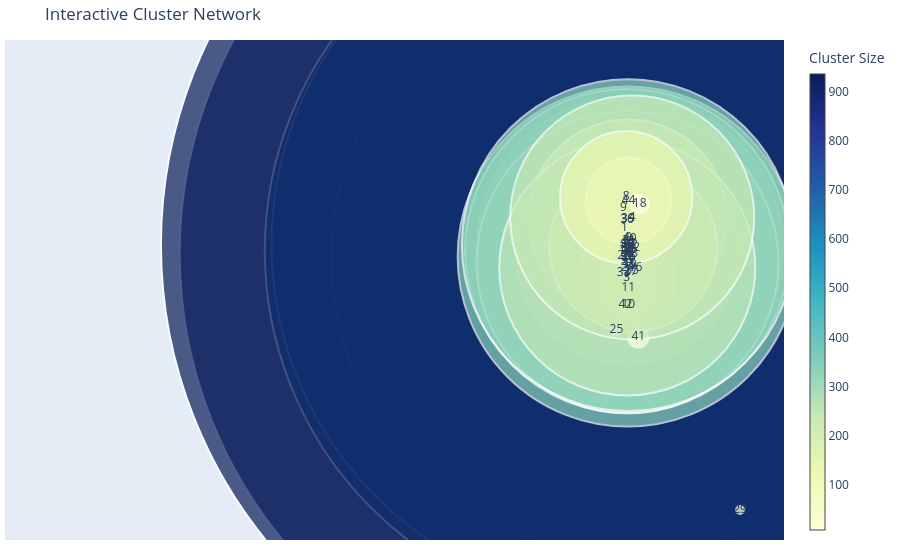

The code cell stored with this chart in its notebook:
### Markdown cell above
## Interactive Cluster Network

### Code cell
# Create interactive cluster network
def create_interactive_cluster_network(cluster_graph):
    # Create a Plotly figure
    fig = go.Figure()
    
    # Get positions using Fruchterman-Reingold layout
    pos = nx.spring_layout(cluster_graph, seed=42)
    
    # Get node sizes and prepare hover text
    node_x = []
    node_y = []
    node_text = []
    node_size = []
    
    for node, data in cluster_graph.nodes(data=True):
        x, y = pos[node]
        node_x.append(x)
        node_y.append(y)
        node_text.append(f"Cluster {node}<br>Size: {data['size']} entities")
        node_size.append(data['size'] * 2)  # Scale for visibility
    
    # Create nodes trace
    node_trace = go.Scatter(
        x=node_x, y=node_y,
        mode='markers',
        hoverinfo='text',
        text=node_text,
        marker=dict(
            showscale=True,
            colorscale='YlGnBu',
            size=node_size,
            colorbar=dict(
                thickness=15,
                title='Cluster Size',
                xanchor='left'
            ),
            color=node_size,
            line_width=2))
    
    # Create edges traces
    edge_x = []
    edge_y = []
    edge_text = []
    
    for u, v, data in cluster_graph.edges(data=True):
        x0, y0 = pos[u]
        x1, y1 = pos[v]
        edge_x.append(x0)
        edge_x.append(x1)
        edge_x.append(None)  # Separator
        edge_y.append(y0)
        edge_y.append(y1)
        edge_y.append(None)  # Separator
        edge_text.append(f"Connections: {data['weight']}")
    
    edge_trace = go.Scatter(
        x=edge_x, y=edge_y,
        line=dict(width=0.5, color='#888'),
        hoverinfo='none',
        mode='lines')
    
    # Create node labels
    node_labels = go.Scatter(
        x=node_x, y=node_y,
        mode='text',
        text=[str(node) for node in cluster_graph.nodes()],
        textposition='middle center',
        hoverinfo='none')
    
    # Add traces
    fig.add_trace(edge_trace)
    fig.add_trace(node_trace)
    fig.add_trace(node_labels)
    
    # Set layout
    fig.update_layout(
        title='Interactive Cluster Network',
#        titlefont_size=16,
        showlegend=False,
        hovermode='closest',
        margin=dict(b=20, l=5, r=5, t=40),
        xaxis=dict(showgrid=False, zeroline=False, showticklabels=False),
        yaxis=dict(showgrid=False, zeroline=False, showticklabels=False))
    
    return fig

# Create and display interactive cluster network
interactive_fig = create_interactive_cluster_network(cluster_graph)
interactive_fig.show()

# Save interactive visualization
interactive_fig.write_html(str(su.VISUALIZATIONS_DIR / 'interactive_cluster_network.html'))

### Figure 1 — Plotly figure (JSON) as saved in the notebook; plotly's stock layout.template omitted (floating-point values rounded to 4 significant figures; data arrays with more than 128 entries replaced by an {"elided": "..."} marker saying what was removed)
{"data": [{"hoverinfo": "none", "line": {"color": "#888", "width": 0.5}, "mode": "lines", "type": "scatter", "x": {"elided": "2682 float values"}, "y": {"elided": "2682 float values"}}, {"hoverinfo": "text", "marker": {"color": [900, 232, 594, 714, 728, 936, 78, 114, 186, 122, 306, 100, 124, 48, 160, 340, 40, 150, 324, 156, 302, 84, 222, 38, 332, 54, 54, 58, 198, 94, 256, 10, 76, 98, 24, 20, 16, 68, 54, 22, 168, 244, 86, 10, 8, 132, 18], "colorbar": {"thickness": 15, "title": {"text": "Cluster Size"}, "xanchor": "left"}, "colorscale": [[0, "rgb(255,255,217)"], [0.125, "rgb(237,248,177)"], [0.25, "rgb(199,233,180)"], [0.375, "rgb(127,205,187)"], [0.5, "rgb(65,182,196)"], [0.625, "rgb(29,145,192)"], [0.75, "rgb(34,94,168)"], [0.875, "rgb(37,52,148)"], [1, "rgb(8,29,88)"]], "line": {"width": 2}, "showscale": true, "size": [900, 232, 594, 714, 728, 936, 78, 114, 186, 122, 306, 100, 124, 48, 160, 340, 40, 150, 324, 156, 302, 84, 222, 38, 332, 54, 54, 58, 198, 94, 256, 10, 76, 98, 24, 20, 16, 68, 54, 22, 168, 244, 86, 10, 8, 132, 18]}, "mode": "markers", "text": ["Cluster 6<br>Size: 450 entities", "Cluster 7<br>Size: 116 entities", "Cluster 46<br>Size: 297 entities", "Cluster 17<br>Size: 357 entities", "Cluster 21<br>Size: 364 entities", "Cluster 5<br>Size: 468 entities", "Cluster 27<br>Size: 39 entities", "Cluster 31<br>Size: 57 entities", "Cluster 35<br>Size: 93 entities", "Cluster 2<br>Size: 61 entities", "Cluster 23<br>Size: 153 entities", "Cluster 45<br>Size: 50 entities", "Cluster 13<br>Size: 62 entities", "Cluster 19<br>Size: 24 entities", "Cluster 0<br>Size: 80 entities", "Cluster 32<br>Size: 170 entities", "Cluster 34<br>Size: 20 entities", "Cluster 33<br>Size: 75 entities", "Cluster 28<br>Size: 162 entities", "Cluster 26<br>Size: 78 entities", "Cluster 37<br>Size: 151 entities", "Cluster 10<br>Size: 42 entities", "Cluster 30<br>Size: 111 entities", "Cluster 38<br>Size: 19 entities", "Cluster 15<br>Size: 166 entities", "Cluster 9<br>Size: 27 entities", "Cluster 22<br>Size: 27 entities", "Cluster 36<br>Size: 29 entities", "Cluster 39<br>Size: 99 entities", "Cluster 14<br>Size: 47 entities", "Cluster 24<br>Size: 128 entities", "Cluster 25<br>Size: 5 entities", "Cluster 1<br>Size: 38 entities", "Cluster 3<br>Size: 49 entities", "Cluster 42<br>Size: 12 entities", "Cluster 41<br>Size: 10 entities", "Cluster 40<br>Size: 8 entities", "Cluster 43<br>Size: 34 entities", "Cluster 11<br>Size: 27 entities", "Cluster 16<br>Size: 11 entities", "Cluster 12<br>Size: 84 entities", "Cluster 4<br>Size: 122 entities", "Cluster 44<br>Size: 43 entities", "Cluster 20<br>Size: 5 entities", "Cluster 29<br>Size: 4 entities", "Cluster 8<br>Size: 66 entities", "Cluster 18<br>Size: 9 entities"], "type": "scatter", "x": [-0.01136, -0.02567, -0.0227, -0.02161, -0.01939, -0.01785, -0.003174, -0.0163, 0.01031, -0.02751, -0.009552, -0.01846, 0.0026, -0.007659, -0.0235, -0.02956, -0.02814, -0.0656, -0.03494, -0.01756, -0.03046, -0.02411, -0.03632, -0.0315, -0.02706, -0.06819, 0.001521, -0.03543, -0.02772, -0.04801, -0.03318, -0.1326, -0.05899, -0.03853, -0.04979, 0.06781, -0.009393, -0.03411, -0.02316, 0.04124, 0.02121, 0.01193, -0.02123, -0.06266, 1, -0.0437, 0.08012], "y": [0.007043, -0.01122, 0.001596, 0.01899, 0.01061, 0.01821, -0.01666, 0.02349, -0.01598, 0.02128, 0.01333, -0.006974, 0.006077, -0.007328, 0.02788, 0.002995, 0.01431, -0.01845, 0.01025, 0.002884, -0.004498, -0.06009, 0.007753, 0.01864, 0.01785, 0.06665, 0.01794, 0.05005, 0.05249, 0.01196, -0.01117, -0.09281, 0.03961, -0.02507, -0.0598, -0.1022, 0.02615, 0.02183, -0.03806, -0.01224, 0.01457, 0.05392, 0.07597, 0.003384, -0.3269, 0.08023, 0.07152]}, {"hoverinfo": "none", "mode": "text", "text": ["6", "7", "46", "17", "21", "5", "27", "31", "35", "2", "23", "45", "13", "19", "0", "32", "34", "33", "28", "26", "37", "10", "30", "38", "15", "9", "22", "36", "39", "14", "24", "25", "1", "3", "42", "41", "40", "43", "11", "16", "12", "4", "44", "20", "29", "8", "18"], "textposition": "middle center", "type": "scatter", "x": [-0.01136, -0.02567, -0.0227, -0.02161, -0.01939, -0.01785, -0.003174, -0.0163, 0.01031, -0.02751, -0.009552, -0.01846, 0.0026, -0.007659, -0.0235, -0.02956, -0.02814, -0.0656, -0.03494, -0.01756, -0.03046, -0.02411, -0.03632, -0.0315, -0.02706, -0.06819, 0.001521, -0.03543, -0.02772, -0.04801, -0.03318, -0.1326, -0.05899, -0.03853, -0.04979, 0.06781, -0.009393, -0.03411, -0.02316, 0.04124, 0.02121, 0.01193, -0.02123, -0.06266, 1, -0.0437, 0.08012], "y": [0.007043, -0.01122, 0.001596, 0.01899, 0.01061, 0.01821, -0.01666, 0.02349, -0.01598, 0.02128, 0.01333, -0.006974, 0.006077, -0.007328, 0.02788, 0.002995, 0.01431, -0.01845, 0.01025, 0.002884, -0.004498, -0.06009, 0.007753, 0.01864, 0.01785, 0.06665, 0.01794, 0.05005, 0.05249, 0.01196, -0.01117, -0.09281, 0.03961, -0.02507, -0.0598, -0.1022, 0.02615, 0.02183, -0.03806, -0.01224, 0.01457, 0.05392, 0.07597, 0.003384, -0.3269, 0.08023, 0.07152]}], "layout": {"hovermode": "closest", "margin": {"b": 20, "l": 5, "r": 5, "t": 40}, "showlegend": false, "title": {"text": "Interactive Cluster Network"}, "xaxis": {"showgrid": false, "showticklabels": false, "zeroline": false}, "yaxis": {"showgrid": false, "showticklabels": false, "zeroline": false}}}
